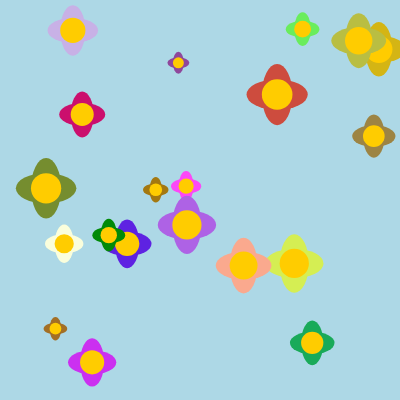
Frame 1 (no input)
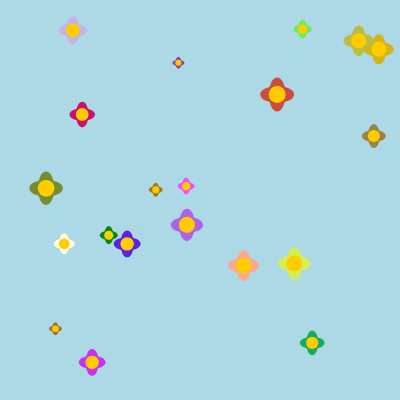
Frame 60 (no input)
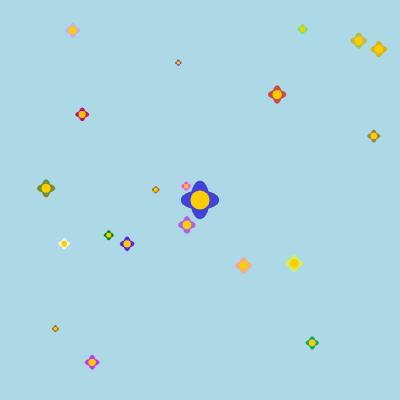
Frame 120 (the mouse pressed at the canvas centre since frame 60)

The p5.js sketch that drew these frames (run headless with seeded random() and noise() and a simulated clock; from frame 60 on, the mouse is pressed at the canvas centre):

// p5.js sketch
// ── sketch.js
let flowers = []; //array of flowers

function setup() {
  createCanvas(400, 400);
  flowerPower(); //generate 20 flowers
}

function draw() {
  background("lightblue");
  updateAndDrawFlowers();
}

function mousePressed() {
  // Plant a new flower where the mouse is clicked
  let flower1 = createFlower();
  flower1.x = mouseX; //update x to be mouseX
  flower1.y = mouseY; //update y to be mouseY
  flowers.push(flower1);
}

function updateAndDrawFlowers() {
  for (let i = 0; i <= flowers.length - 1; i++) {
    let flower = flowers[i];
    drawFlower(flower);
    flower.lifespan -= 1; // Reduce lifespan

    if (flower. lifespan <= 0) {
      flowers.splice(i, 1); // Remove wilted flower
    }
  }
}

//function to create 20 flowers
function flowerPower(){
  for(let i = 0; i < 20; i++){
    //create a flower in a random location
    let flower1 = createFlower();
    //add the flower to the flowers array
    flowers.push(flower1);
  }
}

function createFlower() {
  let flower = {
    x: random(20,380),
    y: random(20,380),
    size: random(20,75),
    lifespan: random(255,300),
    color: color(random(255), random(255), random(255))
  };
  
  return flower;
}

function drawFlower(flower) {
  noStroke();
  fill(flower.color);
  
  // Draw petals.
  ellipse(flower.x, flower.y, flower.size / 2, flower.size);
  ellipse(flower.x, flower.y, flower.size, flower.size / 2);

  // Draw center.
  fill(255, 204, 0);
  circle(flower.x, flower.y, flower.size / 2);
  
  // Apply wilting effect
  flower.size = flower.size * 0.99; // Shrink size
}
